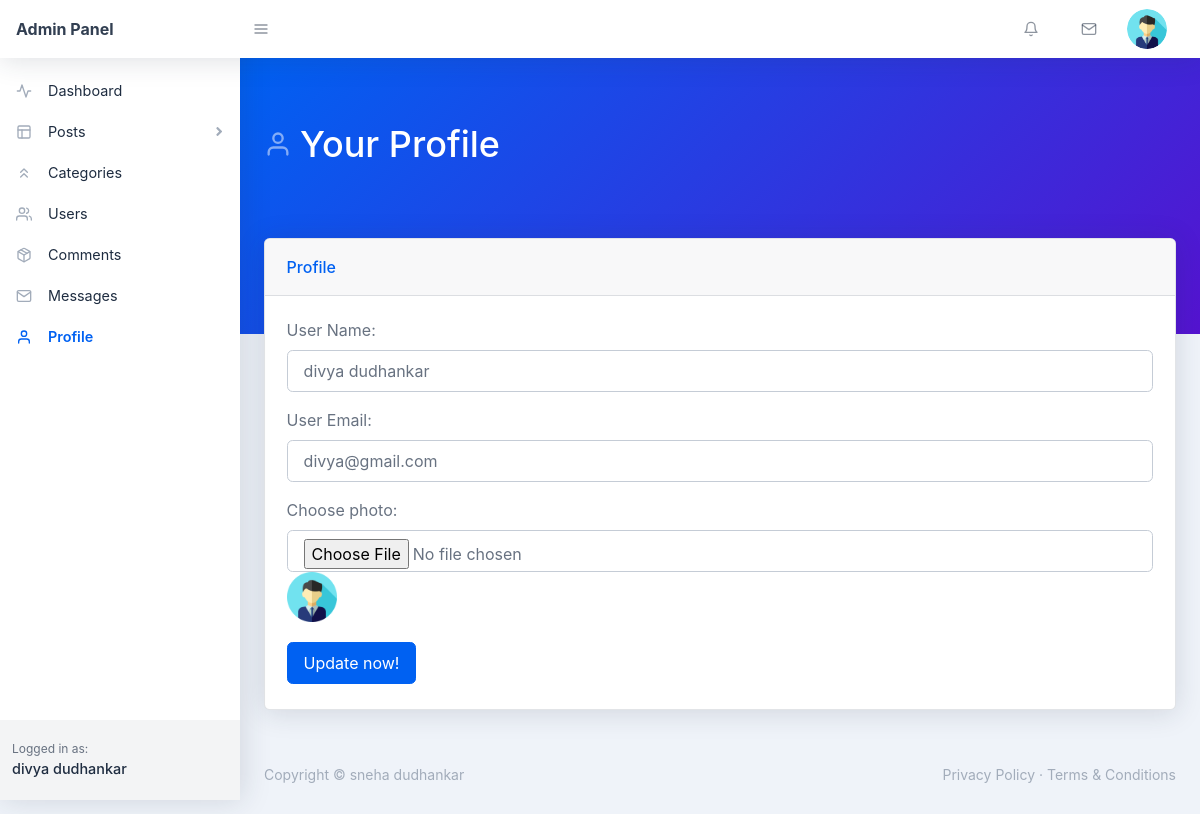
The app's page /backend/profile.php (signed in) with its own data.
### tables this page shows
CREATE TABLE `users` (
  `user_id` int(11) NOT NULL,
  `user_name` varchar(255) NOT NULL,
  `user_nickname` varchar(255) NOT NULL,
  `user_email` varchar(255) NOT NULL,
  `user_password` varchar(255) NOT NULL,
  `user_photo` text NOT NULL,
  `registered_on` varchar(255) NOT NULL,
  `user_role` varchar(255) NOT NULL DEFAULT 'Subscriber'
);

### backend/profile.php (the view, shortened to what this page needs)
<?php require_once('./includes/header.php'); ?>
    <body class="nav-fixed">
        <?php require_once('./includes/top-navbar.php'); ?>
        <div id="layoutSidenav">
            <div id="layoutSidenav_nav">
                <?php
                    $curr_page = basename(__FILE__);
                    require_once("./includes/left-sidebar.php");
                ?>
            </div>
            <div id="layoutSidenav_content">
                <main>
                    <div class="page-header pb-10 page-header-dark bg-gradient-primary-to-secondary">
                        <div class="container-fluid">
                            <div class="page-header-content">
                                <h1 class="page-header-title">
                                    <div class="page-header-icon"><i data-feather="user"></i></div>
                                    <span>Your Profile</span>
                                </h1>
                            </div>
                        </div>
                    </div>
                    <?php
                        if(isset($_COOKIE['_uid_'])) {
                            $user_id = base64_decode($_COOKIE['_uid_']);
                        } else if(isset($_SESSION['user_id'])) {
                            $user_id = $_SESSION['user_id'];
                        } else {
                            $user_id = -1;
                        }
                        $sql = "SELECT * FROM users WHERE user_id = :id";
                        $stmt = $pdo->prepare($sql);
                        $stmt->execute([
                            ':id' => $user_id
                        ]);
                        $user = $stmt->fetch(PDO::FETCH_ASSOC);
                        $user_name = $user['user_name'];
                        $user_email = $user['user_email'];
                        $user_photo = $user['user_photo'];
                    ?>
                    <div class="container-fluid mt-n10">
                        <div class="card mb-4">
                            <div class="card-header">Profile</div>
                            <div class="card-body">
                                <form action="profile.php" method="POST" enctype="multipart/form-data">
                                    <div class="form-group">
                                        <label for="user-name">User Name:</label>
                                        <input name="user-name" value="<?php echo $user_name; ?>" class="form-control" id="user-name" type="text" placeholder="User Name..." />
                                    </div>
                                    <div class="form-group">
                                        <label for="user-email">User Email:</label>
                                        <input name="user-email" value="<?php echo $user_email; ?>" class="form-control" id="user-email" type="email" placeholder="User Email..." />
                                    </div>
                                    <div class="form-group">
                                        <div class="form-group">
                                        <label for="post-title">Choose photo:</label>
                                        <input name="user-photo" class="form-control" id="post-title" type="file" />
                                        <img src="./assets/img/<?php echo $user_photo; ?>" width="50" height="50" />
                                    </div>
                                    </div>
                                    <button name="submit" class="btn btn-primary mr-2 my-1" type="submit">Update now!</button>
                                </form>
                            </div>
                        </div>
                    </div>
                </main>
<?php require_once('./includes/footer.php'); ?>

### backend/includes/top-navbar.php (shortened to what this page needs)
<nav class="topnav navbar navbar-expand shadow navbar-light bg-white" id="sidenavAccordion">
    <a class="navbar-brand d-none d-sm-block" href="index.php">Admin Panel</a><button class="btn btn-icon btn-transparent-dark order-1 order-lg-0 mr-lg-2" id="sidebarToggle" href="#"><i data-feather="menu"></i></button>
    <ul class="navbar-nav align-items-center ml-auto">
        <li class="nav-item dropdown no-caret mr-3 dropdown-notifications">
            <a class="btn btn-icon btn-transparent-dark dropdown-toggle" id="navbarDropdownAlerts" href="comments.php" role="button" data-toggle="dropdown" aria-haspopup="true" aria-expanded="false">
                <i data-feather="bell"></i>
            </a>
        </li>
        <li class="nav-item dropdown no-caret mr-3 dropdown-notifications">
            <a class="btn btn-icon btn-transparent-dark dropdown-toggle" id="navbarDropdownMessages" href="#" role="button" data-toggle="dropdown" aria-haspopup="true" aria-expanded="false">
                <i data-feather="mail"></i>
            </a>
        </li>
        <?php
            if(isset($_COOKIE['_uid_'])) {
                $user_id = base64_decode($_COOKIE['_uid_']);
            } else if(isset($_SESSION['user_id'])) {
                $user_id = $_SESSION['user_id'];
            } else {
                $user_id = -1;
            }
            $sql = "SELECT * FROM users WHERE user_id = :id";
            $stmt = $pdo->prepare($sql);
            $stmt->execute([
                ':id' => $user_id
            ]);
            $user = $stmt->fetch(PDO::FETCH_ASSOC);
            $user_photo = $user['user_photo'];
        ?>
        <li class="nav-item dropdown no-caret mr-3 dropdown-user">
            <a class="btn btn-icon btn-transparent-dark dropdown-toggle" id="navbarDropdownUserImage" href="javascript:void(0);" role="button" data-toggle="dropdown" aria-haspopup="true" aria-expanded="false"><img class="img-fluid" src="./assets/img/<?php echo $user_photo; ?>"/></a>
        </li>
    </ul>
</nav>

### backend/includes/left-sidebar.php (shortened to what this page needs)
<nav class="sidenav shadow-right sidenav-light">
    <div class="sidenav-menu">
        <div class="nav accordion" id="accordionSidenav">
            <?php
                if($curr_page == 'index.php') { ?>
                    <a class="nav-link collapsed pt-4 active" href="index.php">
                        <div class="nav-link-icon"><i data-feather="activity"></i></div>
                        Dashboard
                    </a>
                <?php } else { ?>
                    <a class="nav-link collapsed pt-4" href="index.php">
                        <div class="nav-link-icon"><i data-feather="activity"></i></div>
                        Dashboard
                    </a>
                <?php }
            ?>
            <?php
                if($curr_page == "all-posts.php" || $curr_page == 'new-page.php') { ?>
                    <a class="nav-link" href="javascript:void(0);" data-toggle="collapse" data-target="#collapseLayouts" aria-expanded="true" aria-controls="collapseLayouts"><div class="nav-link-icon"><i data-feather="layout"></i></div>
                        Posts
                        <div class="sidenav-collapse-arrow"><i class="fas fa-angle-down"></i></div>
                    </a>
                    <div class="collapse show" id="collapseLayouts" data-parent="#accordionSidenav">
                        <nav class="sidenav-menu-nested nav accordion" id="accordionSidenavLayout">
                            <a class="nav-link" href="all-post.php">All Posts</a>
                            <a class="nav-link" href="add-new.php">Add New Post</a>
                        </nav>
                    </div>
               <?php } else { ?>
                    <a class="nav-link collapsed" href="javascript:void(0);" data-toggle="collapse" data-target="#collapseLayouts" aria-expanded="false" aria-controls="collapseLayouts"><div class="nav-link-icon"><i data-feather="layout"></i></div>
                        Posts
                        <div class="sidenav-collapse-arrow"><i class="fas fa-angle-down"></i></div>
                    </a>
               <?php }
            ?>
            <?php
                if($curr_page == 'new-category.php' || $curr_page == 'categories.php' || $curr_page == 'edit-category.php') { ?>
                    <a class="nav-link active" href="categories.php" ><div class="nav-link-icon"><i data-feather="chevrons-up"></i></div>
                        Categories
                    </a>
               <?php } else { ?>
                    <a class="nav-link" href="categories.php" ><div class="nav-link-icon"><i data-feather="chevrons-up"></i></div>
                        Categories
                    </a>
               <?php }
            ?>
            <?php
                if($curr_page == 'user-update.php' || $curr_page == 'new-user.php' || $curr_page == 'users.php') { ?>
                    <a class="nav-link active" href="users.php" ><div class="nav-link-icon"><i data-feather="users"></i></div>
                        Users
                    </a>
                <?php } else { ?>
                    <a class="nav-link" href="users.php" ><div class="nav-link-icon"><i data-feather="users"></i></div>
                        Users
                    </a>
                <?php }
            ?>
            <a class="nav-link" href="comments.php" ><div class="nav-link-icon"><i data-feather="package"></i></div>
                Comments
            </a>
            <?php
                if($curr_page == 'messages.php' || $curr_page == 'reply.php') { ?>
                    <a class="nav-link active" href="messages.php" ><div class="nav-link-icon"><i data-feather="mail"></i></div>
                        Messages
                    </a>
               <?php } else { ?>
                    <a class="nav-link" href="messages.php" ><div class="nav-link-icon"><i data-feather="mail"></i></div>
                        Messages
                    </a>
              <?php }
            ?>
            <a class="nav-link" href="profile.php" ><div class="nav-link-icon"><i data-feather="user"></i></div>
                Profile
            </a>
        </div>
    </div>
    <div class="sidenav-footer">
        <div class="sidenav-footer-content">
            <div class="sidenav-footer-subtitle">Logged in as:</div>
            <?php
                if(isset($_COOKIE['_uid_'])) {
                    $user_id = base64_decode($_COOKIE['_uid_']);
                } else if(isset($_SESSION['user_id'])) {
                    $user_id = $_SESSION['user_id'];
                } else {
                    $user_id = -1;
                }
                $sql = "SELECT * FROM users WHERE user_id = :id";
                $stmt = $pdo->prepare($sql);
                $stmt->execute([
                    ':id' => $user_id
                ]);
                $user = $stmt->fetch(PDO::FETCH_ASSOC);
                $user_name = $user['user_name'];
            ?>
            <div class="sidenav-footer-title"><?php echo $user_name; ?></div>
        </div>
    </div>
</nav>

### records on screen
users: user_photo (placeholder picture), user_name "divya dudhankar", user-name "divya dudhankar", user-email "divya@gmail.com"
